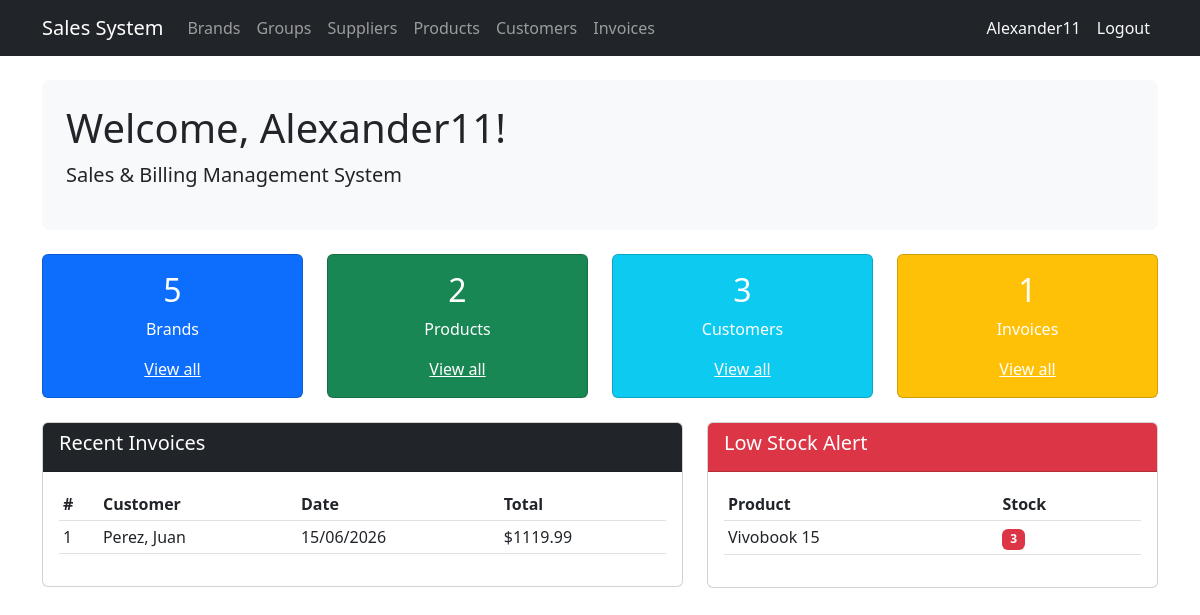
The app's page / (signed in), older data.
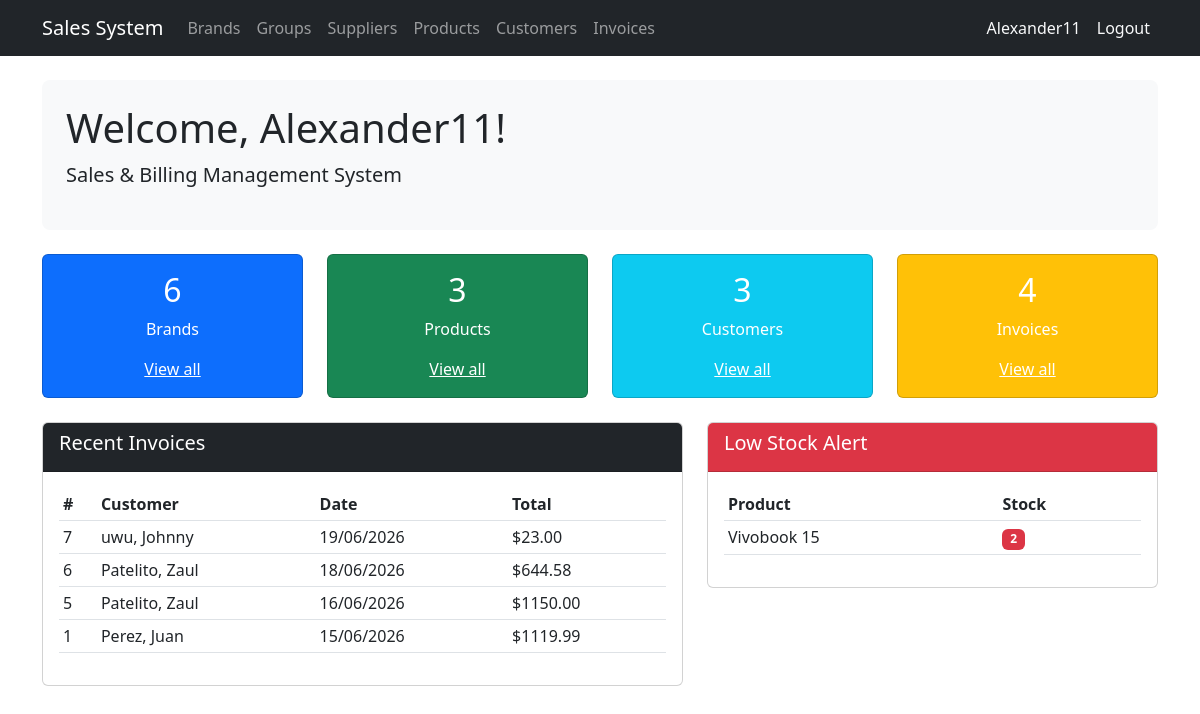
The same page, newer data.
### billing/models.py (models this page shows, shortened)
class Invoice(models.Model):
    customer = models.ForeignKey(Customer, on_delete=models.PROTECT, related_name='invoices')
    invoice_date = models.DateTimeField(auto_now_add=True)
    subtotal = models.DecimalField(max_digits=12, decimal_places=2, default=0)
    tax = models.DecimalField(max_digits=12, decimal_places=2, default=0)
    total = models.DecimalField(max_digits=12, decimal_places=2, default=0)
    is_active = models.BooleanField(default=True)
    class Meta: ordering = ['-invoice_date']

class Customer(models.Model):
    dni = models.CharField(max_length=13, unique=True, verbose_name='DNI/RUC' , validators=[validate_cedula_ec])
    first_name = models.CharField(max_length=100)
    last_name = models.CharField(max_length=100)
    email = models.EmailField(blank=True, null=True)
    phone = models.CharField(max_length=20, blank=True, null=True)
    address = models.TextField(blank=True, null=True)
    is_active = models.BooleanField(default=True)
    created_at = models.DateTimeField(auto_now_add=True)
    updated_at = models.DateTimeField(auto_now=True)
    class Meta:
        ordering = ['last_name', 'first_name']
    def __str__(self): return f'{self.last_name}, {self.first_name}'

class Product(models.Model):
    name = models.CharField(max_length=200, verbose_name='Product Name')
    description = models.TextField(blank=True, null=True)
    brand = models.ForeignKey(Brand, on_delete=models.PROTECT, related_name='products')
    group = models.ForeignKey(ProductGroup, on_delete=models.PROTECT, related_name='products')
    suppliers = models.ManyToManyField(Supplier, related_name='products', blank=True)
    image = models.ImageField(upload_to='products/', blank=True, null=True, verbose_name='Image')
    unit_price = models.DecimalField(max_digits=12, decimal_places=2)
    stock = models.IntegerField(default=0)
    is_active = models.BooleanField(default=True)
    created_at = models.DateTimeField(auto_now_add=True)
    updated_at = models.DateTimeField(auto_now=True)
    class Meta:
        verbose_name = 'Product'
        verbose_name_plural = 'Products'
        ordering = ['name']

### billing/views.py (the view)
# urls.py: path('', views.home, name='home'),
@login_required
def home(request):
    context = {
        'total_brands': Brand.objects.count(),
        'total_products': Product.objects.count(),
        'total_customers': Customer.objects.count(),
        'total_invoices': Invoice.objects.count(),
        'recent_invoices': Invoice.objects.all()[:5],
        'low_stock': Product.objects.filter(stock__lte=5, is_active=True),
    }
    return render(request, 'billing/home.html', context)

### billing/templates/billing/home.html (shortened to what this page needs)
{% extends 'billing/base.html' %}
{% block content %}
<div class="p-4 mb-4 bg-light rounded-3">
  <h1>Welcome, {{ user.first_name|default:user.username }}!</h1>
  <p class="lead">Sales & Billing Management System</p>
</div>
<div class="row mb-4">
  <div class="col-md-3">
    <div class="card text-white bg-primary">
      <div class="card-body text-center">
        <h2>{{ total_brands }}</h2>
        <p>Brands</p>
        <a href="{% url 'billing:brand_list' %}" class="text-white">View all</a>
      </div>
    </div>
  </div>
  <div class="col-md-3">
    <div class="card text-white bg-success">
      <div class="card-body text-center">
        <h2>{{ total_products }}</h2>
        <p>Products</p>
        <a href="{% url 'billing:product_list' %}" class="text-white">View all</a>
      </div>
    </div>
  </div>
  <div class="col-md-3">
    <div class="card text-white bg-info">
      <div class="card-body text-center">
        <h2>{{ total_customers }}</h2>
        <p>Customers</p>
        <a href="{% url 'billing:customer_list' %}" class="text-white">View all</a>
      </div>
    </div>
  </div>
  <div class="col-md-3">
    <div class="card text-white bg-warning">
      <div class="card-body text-center">
        <h2>{{ total_invoices }}</h2>
        <p>Invoices</p>
        <a href="{% url 'billing:invoice_list' %}" class="text-white">View all</a>
      </div>
    </div>
  </div>
</div>
<div class="row">
  <div class="col-md-7">
    <div class="card">
      <div class="card-header bg-dark text-white"><h5>Recent Invoices</h5></div>
      <div class="card-body">
        <table class="table table-sm">
          <thead><tr><th>#</th><th>Customer</th><th>Date</th><th>Total</th></tr></thead>
          <tbody>
            {% for inv in recent_invoices %}
            <tr>
              <td>{{ inv.id }}</td>
              <td>{{ inv.customer }}</td>
              <td>{{ inv.invoice_date|date:"d/m/Y" }}</td>
              <td>${{ inv.total }}</td>
            </tr>
            {% empty %}
            <tr><td colspan="4" class="text-center">No invoices yet.</td></tr>
            {% endfor %}
          </tbody>
        </table>
      </div>
    </div>
  </div>
  <div class="col-md-5">
    <div class="card">
      <div class="card-header bg-danger text-white"><h5>Low Stock Alert</h5></div>
      <div class="card-body">
        <table class="table table-sm">
          <thead><tr><th>Product</th><th>Stock</th></tr></thead>
          <tbody>
            {% for p in low_stock %}
            <tr><td>{{ p.name }}</td><td><span class="badge bg-danger">{{ p.stock }}</span></td></tr>
            {% empty %}
            <tr><td colspan="2" class="text-center text-success">All products have stock.</td></tr>
            {% endfor %}
          </tbody>
        </table>
      </div>
    </div>
  </div>
</div>
{% endblock %}

### billing/templates/billing/base.html (shortened to what this page needs)
<!DOCTYPE html>
<html lang="es">
<head>
  <link href="https://cdn.jsdelivr.net/npm/bootstrap@5.3.0/dist/css/bootstrap.min.css" rel="stylesheet">
</head>
<body>
<nav class="navbar navbar-expand-lg navbar-dark bg-dark">
  <div class="container">
    <a class="navbar-brand" href="{% url 'billing:home' %}">Sales System</a>
    <div class="collapse navbar-collapse" id="nav">
      <ul class="navbar-nav me-auto">
        {% if user.is_authenticated %}
        <li class="nav-item"><a class="nav-link" href="{% url 'billing:brand_list' %}">Brands</a></li>
        <li class="nav-item"><a class="nav-link" href="{% url 'billing:productgroup_list' %}">Groups</a></li>
        <li class="nav-item"><a class="nav-link" href="{% url 'billing:supplier_list' %}">Suppliers</a></li>
        <li class="nav-item"><a class="nav-link" href="{% url 'billing:product_list' %}">Products</a></li>
        <li class="nav-item"><a class="nav-link" href="{% url 'billing:customer_list' %}">Customers</a></li>
        <li class="nav-item"><a class="nav-link" href="{% url 'billing:invoice_list' %}">Invoices</a></li>
        {% endif %}
      </ul>
      <ul class="navbar-nav">
        {% if user.is_authenticated %}
        <li class="nav-item">
        <span class="nav-link text-light">{{ user.username }}</span>
        </li>
        <li class="nav-item">
        <form method="post" action="{% url 'logout' %}" class="d-inline">
          <button type="submit" class="nav-link btn btn-link text-light"
              style="text-decoration:none;">Logout</button>
        </form>
        </li>
        {% endif %}
      </ul>
    </div>
  </div>
</nav>
<div class="container mt-4">
  {% block content %}{% endblock %}
</div>
</body>
</html>

Row changes from the older to the newer data that the page shows:
added Invoice: id "7", customer "uwu, Johnny", invoice_date "19/06/2026", total "23.00"
added Invoice: id "6", customer "Patelito, Zaul", invoice_date "18/06/2026", total "644.58"
added Invoice: id "5", customer "Patelito, Zaul", invoice_date "16/06/2026", total "1150.00"
changed Product "Vivobook 15": stock "3" → "2"
Text that changed along with them:
{{ total_brands }}: "5" → "6"
{{ total_products }}: "2" → "3"
{{ total_invoices }}: "1" → "4"
